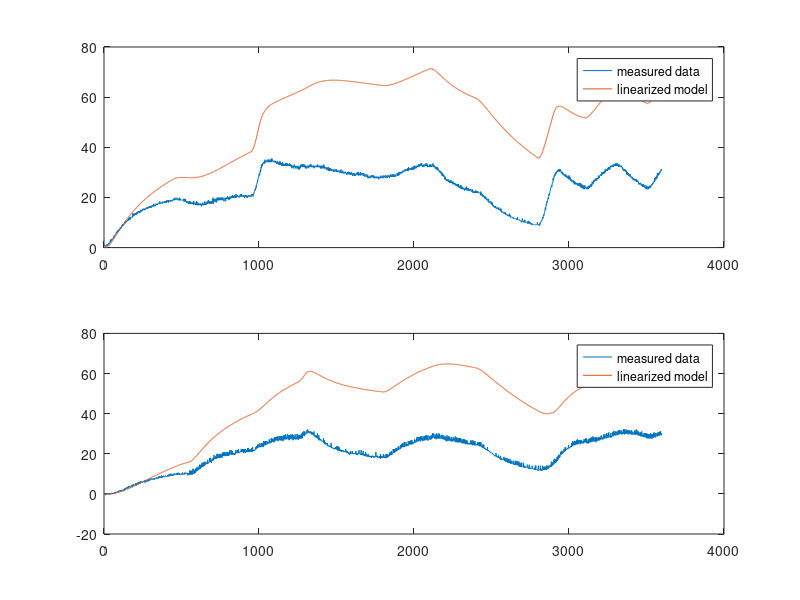

MATLAB code to generate this figure:
load('coefficients.mat')
load('parameters2.mat')
load('data3.mat')

%Tamb = min(data(1,2),data(1,3));
Tamb = 21;
data(:,2:3) = data(:,2:3) - Tamb;

Am = zeros(4,4);
Bm = zeros(4,2);
Cm = zeros(2,4);
Dm = zeros(2,2);

T0 = 19;
%T0 = 273.15+19;
%T0 = 273.15+30;
c1 = U*A;
c2 = 4*eps*sigma*A*T0^3;
c3 = Us*As;
c4 = 4*eps*sigma*As*T0^3;
c5 = m*Cp;
c6 = 1/tau;

Am(1,1) = -(c1+c2+c3+c4)/c5;
Am(1,2) = (c3+c4)/c5;

Am(2,1) = (c3+c4)/c5;
Am(2,2) = -(c1+c2+c3+c4)/c5;

Am(3,1) = c6;
Am(3,3) = -c6;

Am(4,2) = c6;
Am(4,4) = -c6;

Bm(1,1) = alpha1/c5;
Bm(2,2) = alpha2/c5;

Cm(1,3) = 1;
Cm(2,4) = 1;

Dm = [];

Ts = 1;
lin_statespace = ss(Am,Bm,Cm,Dm);

x0 = [Tamb ; Tamb ; Tamb ; Tamb ];

[y,t,x] = lsim(lin_statespace,data(:,4:5),data(:,1));

figure(3)
subplot(2,1,1)
plot(data(:,1),data(:,2))
hold on
plot(t,(y(:,1)))
legend('measured data','linearized model')

subplot(2,1,2)
plot(data(:,1),data(:,3))
hold on
plot(t,(y(:,2)))
legend('measured data','linearized model')

% Conclusion: linearization is only accurate when operating in temperatures
% close to the temperature around which is linearized. Thus for the ss
% description to fit the real system, a dataset with a not so much varying
% temp needs to be used... 

lin_discrete = c2d(lin_statespace,Ts);

save('MIMO_para2','lin_statespace','lin_discrete')




